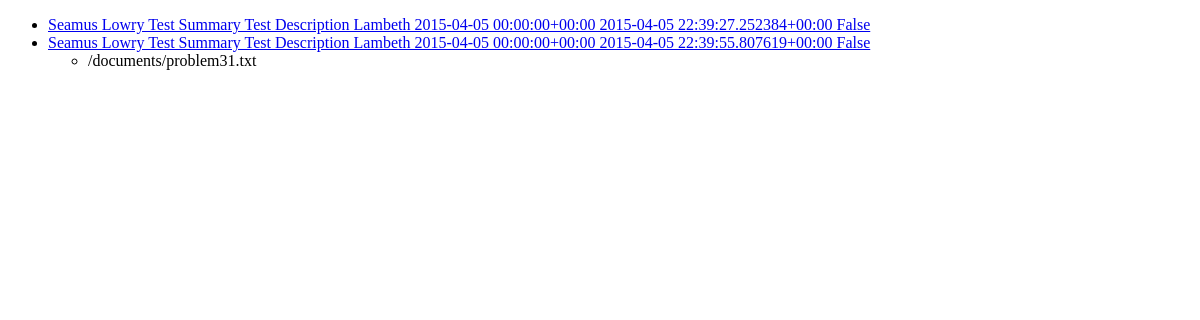
/list, run on an earlier commit of the app's database.
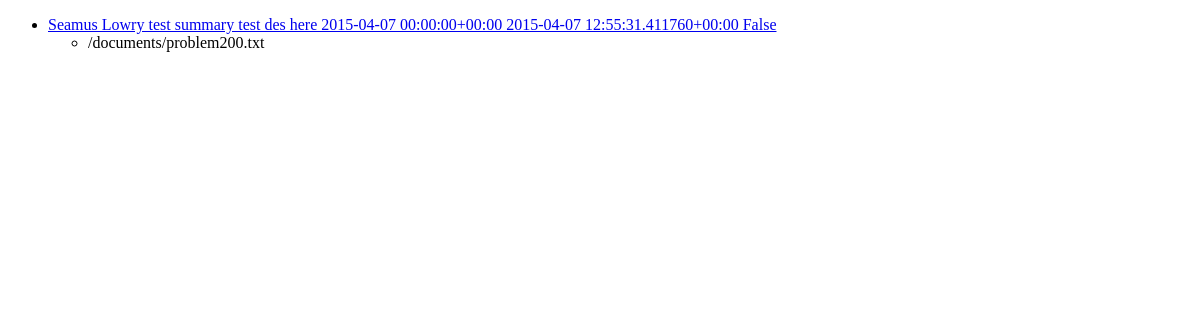
And on a later commit of the database.
### SecureWitness/models.py (models this page shows)
class Report(models.Model):
	reporter = models.CharField(max_length=50)
	short_des = models.CharField(max_length=50)
	long_des = models.TextField()
	location = models.CharField(max_length=50)
	incident_date = models.DateTimeField()
	timestamp = models.DateTimeField(auto_now_add=True)
	public = models.BooleanField(default=True)
	def header(self):
		return self.reporter + " " + self.short_des + " " + self.long_des + " " + self.location + " " + str(self.incident_date) + " " + str(self.timestamp) + " " + str(self.public)

class File(models.Model):
	report = models.ForeignKey(Report)
	encrypt_file = models.BooleanField(default=False)
	docfile = models.FileField(upload_to='documents/')
	def __str__(self):
		return self.docfile.url

### SecureWitness/views.py (the view)
# urls.py: url(r'^list', 'SecureWitness.views.list'),
def list(request):
	rep_dict={}
	reports = Report.objects.all()
	for report in reports:
		rep_dict[report]= report.file_set.all()
	return render(request, 'list.html', {'reports':reports,'rep_dict':rep_dict})

### templates/list.html (shortened to what this page needs)
<!DOCTYPE html>
<html>
	<head>
	</head>
 	<body>
		{% if reports %}
			<ul>
			{% for report, files in rep_dict.items %}
				<li> <a href = "{% url 'SecureWitness.views.report_view' report_id=report.id%}"> {{ report.header }}</a> <br>
					<ul>
					{% for file in files %}
					<li>
						{{ file }}
					</li>
					{% endfor %}
					</ul>
				</li>
			{% endfor %}
			</ul>
		{% else %}
			<p>No reports submitted.</p>
		{% endif %}
	</body>
</html>

What changed in the data, as far as the page shows it:
removed Report: header "Seamus Lowry Test Summary Test Description Lambeth 2015-04-05 00:00:00+00:00 2015-04-05 22:39:55.807619+00:00 False", File (docfile "/documents/problem31.txt")
changed Report: header "Seamus Lowry Test Summary Test Description Lambeth 2015-04-05 00:00:00+00:00 2015-04-05 22:39:27.252384+00:00 False" → "Seamus Lowry test summary test des here 2015-04-07 00:00:00+00:00 2015-04-07 12:55:31.411760+00:00 False"; gains File (docfile "/documents/problem200.txt")
